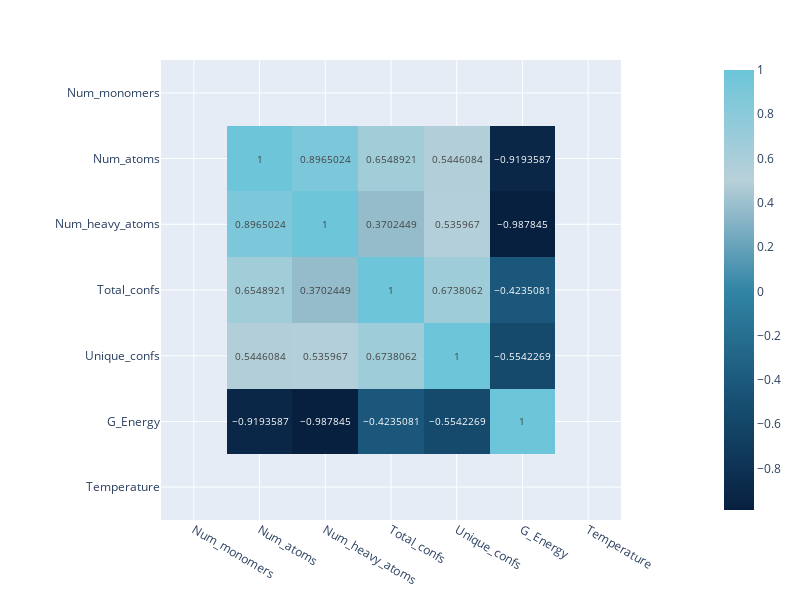

Write notebook code for a chart like this one.
### Code cell
import plotly.express as px

fig = px.imshow(
    df_scaled.corr(),
    color_continuous_scale=colors,
    text_auto=True  
)
fig.update_layout(
    width=800,  
    height=600  
)

fig.show()

### Figure 1 — Plotly figure (JSON) as saved in the notebook; plotly's stock layout.template omitted (floating-point values rounded to 4 significant figures)
{"data": [{"coloraxis": "coloraxis", "hovertemplate": "x: %{x}<br>y: %{y}<br>color: %{z}<extra></extra>", "name": "0", "texttemplate": "%{z}", "type": "heatmap", "x": ["Num_monomers", "Num_atoms", "Num_heavy_atoms", "Total_confs", "Unique_confs", "G_Energy", "Temperature"], "xaxis": "x", "y": ["Num_monomers", "Num_atoms", "Num_heavy_atoms", "Total_confs", "Unique_confs", "G_Energy", "Temperature"], "yaxis": "y", "z": [[null, null, null, null, null, null, null], [null, 1, 0.8965, 0.6549, 0.5446, -0.9194, null], [null, 0.8965, 1, 0.3702, 0.536, -0.9878, null], [null, 0.6549, 0.3702, 1, 0.6738, -0.4235, null], [null, 0.5446, 0.536, 0.6738, 1, -0.5542, null], [null, -0.9194, -0.9878, -0.4235, -0.5542, 1, null], [null, null, null, null, null, null, null]]}], "layout": {"coloraxis": {"colorscale": [[0, "#082040"], [0.25, "#175073"], [0.5, "#3285A6"], [0.75, "#B8D0D9"], [1, "#6CC5D9"]]}, "height": 600, "margin": {"t": 60}, "width": 800, "xaxis": {"anchor": "y", "constrain": "domain", "domain": [0, 1], "scaleanchor": "y"}, "yaxis": {"anchor": "x", "autorange": "reversed", "constrain": "domain", "domain": [0, 1]}}}
